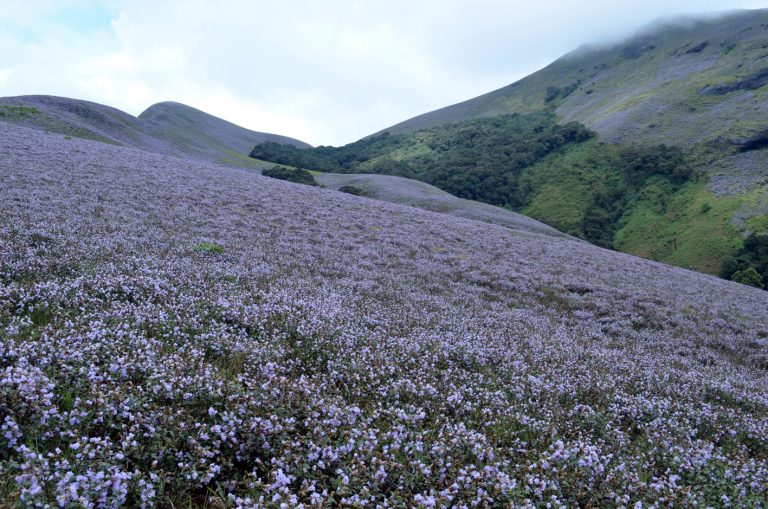
#> input picture img-1.jpg, 768 x 509 px
$ jupyter execute ex.5.2.ipynb
#> lines starting #> are read from the running program, lines starting #| are printed output that depends on the picture
[cell 1]
import numpy as np
import cv2
import matplotlib.pyplot as plt
input_image = cv2.imread ("img-1.jpg")
#> input_image is the input picture: shape (509, 768, 3); mean B, G, R 134.1, 121.6, 113.7
plt. axis('off')
plt.imshow(input_image)
plt. show()
rows, cols, dim = input_image.shape
#> rows = 509; cols = 768; dim = 3
M = np. float32([[1.5, 0, 0],
                 [0, 1.8, 0],
                 [0, 0, 1]])
scaled_image = cv2.warpPerspective (input_image, M, (cols*2, rows*2))
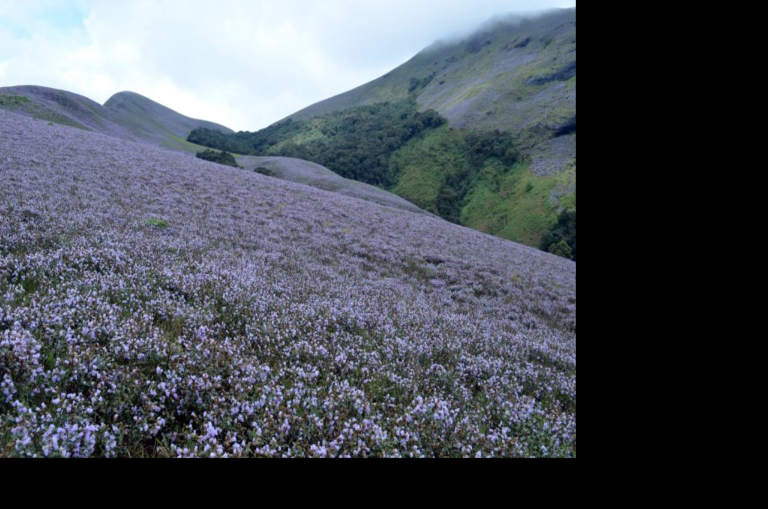
#> scaled_image: shape (1018, 1536, 3) (shown at 1/2 size); mean B, G, R 90.5, 82, 76.7
plt.axis("off")
plt.imshow(scaled_image)
plt.show()


$ run again, with q1.png saved as img-1.jpg
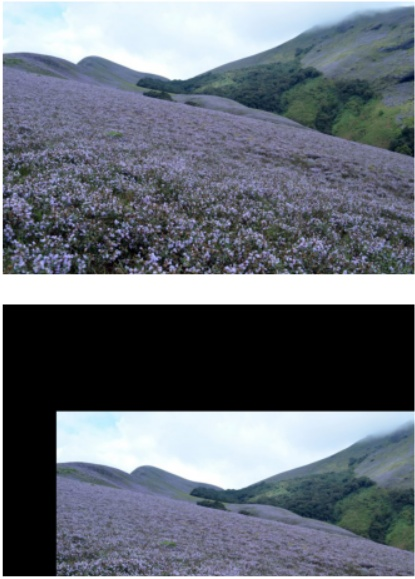
#> input picture q1.png, 415 x 579 px
#> input_image is the input picture: shape (579, 415, 3); mean B, G, R 119.9, 110.4, 104
#> `scaled_image = cv2.warpPerspective (input_image, M, (cols*2, rows*2))`:
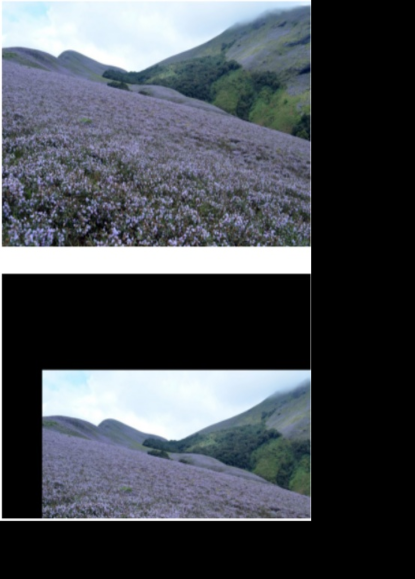
#> scaled_image: shape (1158, 830, 3) (shown at 1/2 size); mean B, G, R 80.8, 74.4, 70.1

$ run again, with q2.png saved as img-1.jpg
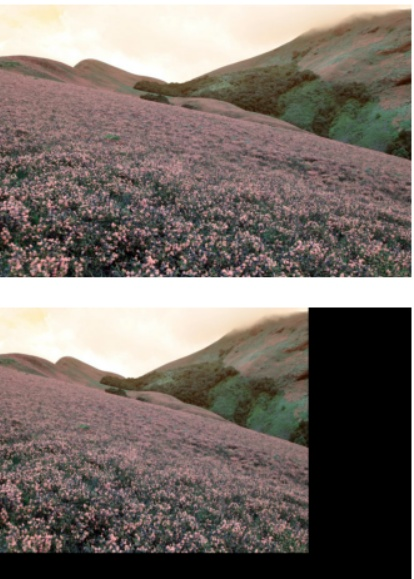
#> input picture q2.png, 414 x 579 px
#> input_image is the input picture: shape (579, 414, 3); mean B, G, R 105.4, 111.7, 121.4
#> `scaled_image = cv2.warpPerspective (input_image, M, (cols*2, rows*2))`:
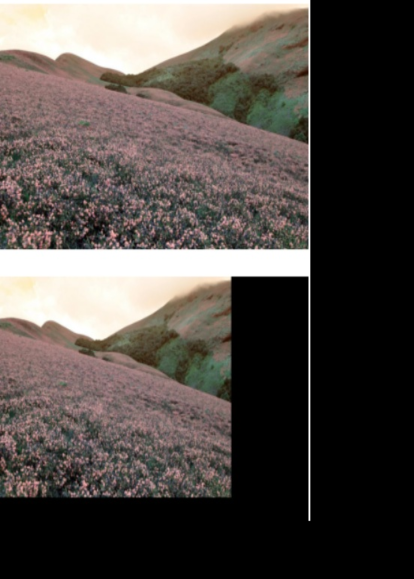
#> scaled_image: shape (1158, 828, 3) (shown at 1/2 size); mean B, G, R 71, 75.3, 81.9

$ run again, with q3.png saved as img-1.jpg
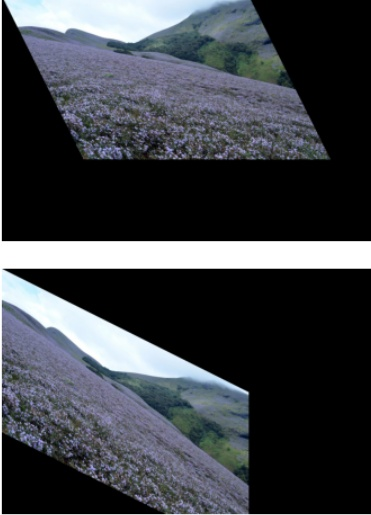
#> input picture q3.png, 371 x 515 px
#> input_image is the input picture: shape (515, 371, 3); mean B, G, R 69.7, 64.5, 61.3
#> `scaled_image = cv2.warpPerspective (input_image, M, (cols*2, rows*2))`:
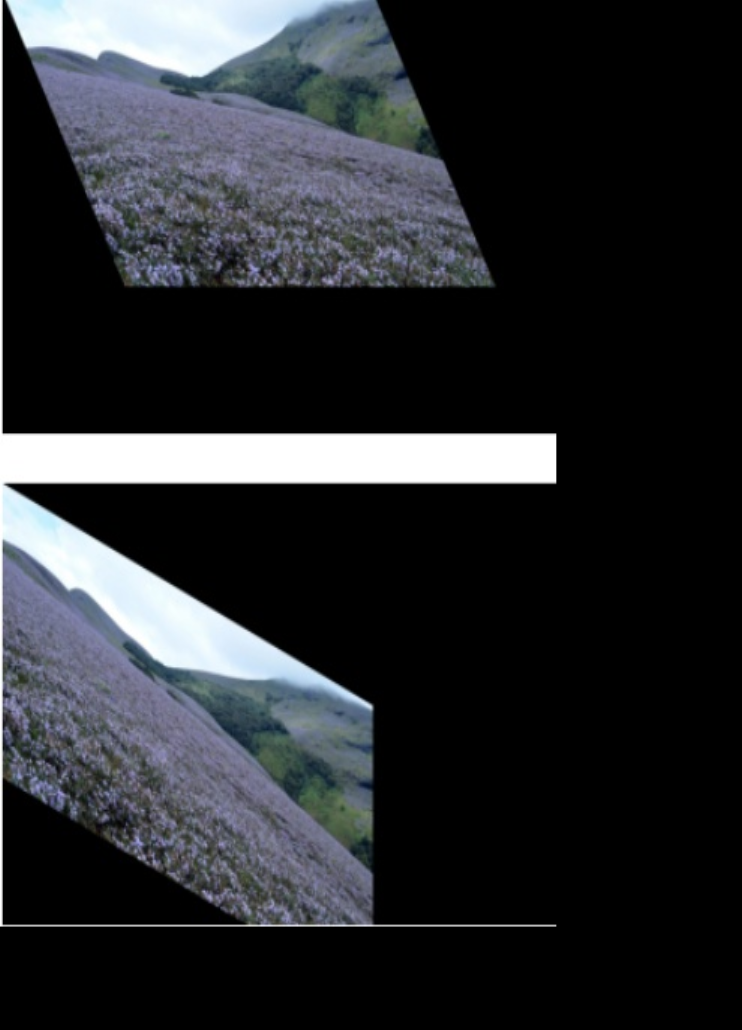
#> scaled_image: shape (1030, 742, 3); mean B, G, R 46.9, 43.4, 41.2
